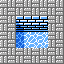

A level layout from a 2D game, rendered from its tile map. Below: a short description, then the map file with its tile-grid data intact:
An orthogonal 4x4 tile map with 16x16 px tiles, 1 tile layer (Tile Layer 1).

<map version="1.10" tiledversion="1.11.2" orientation="orthogonal" renderorder="right-down" width="4" height="4" tilewidth="16" tileheight="16" infinite="0" nextlayerid="2" nextobjectid="1">
 <tileset firstgid="1" source="buildings.tsx" />
 <layer id="1" name="Tile Layer 1" width="4" height="4">
  <data encoding="csv">
    64,64,64,64,64,169,170,64,64,167,166,64,64,64,64,64
  </data>
 </layer>
</map>
